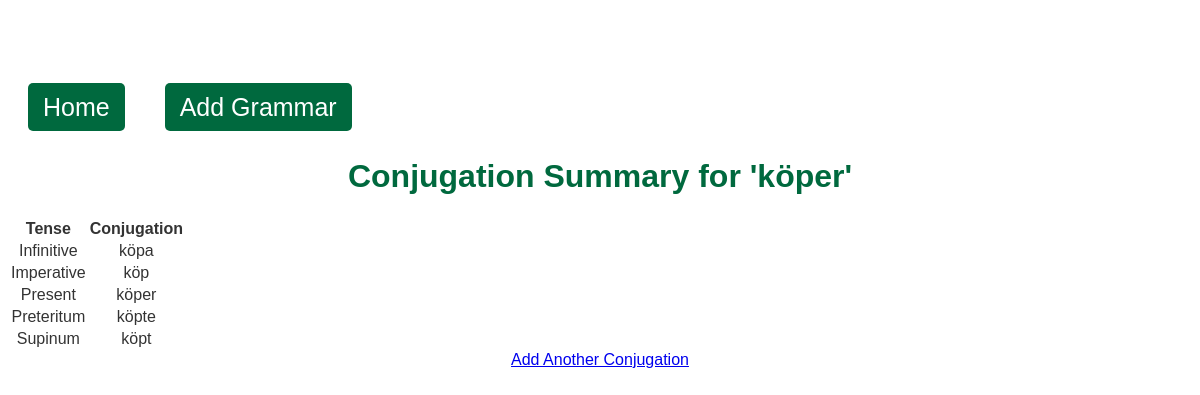
Page /summary_conjugation/57 on the committed database.
### tables this page shows
CREATE TABLE vocabulary (
                id INTEGER PRIMARY KEY AUTOINCREMENT,
                swedish_word TEXT NOT NULL,
                german_word TEXT NOT NULL
            );

CREATE TABLE conjugations (
                id INTEGER PRIMARY KEY AUTOINCREMENT,
                word_id INTEGER,
                infinitive TEXT,
                imperative TEXT,
                present TEXT,
                preteritum TEXT,
                supinum TEXT,
                FOREIGN KEY(word_id) REFERENCES vocabulary(id)
            );

### app.py (the view)
@app.route('/summary_conjugation/<int:word_id>')
def summary_conjugation(word_id):
    with sqlite3.connect('database.db') as conn:
        cursor = conn.cursor()
        cursor.execute('SELECT swedish_word FROM vocabulary WHERE id = ?', (word_id,))
        word = cursor.fetchone()[0]
        cursor.execute('SELECT * FROM conjugations WHERE word_id = ?', (word_id,))
        conjugation = cursor.fetchone()
    return render_template('summary_conjugation.html', word=word, conjugation=conjugation)

### templates/summary_conjugation.html (shortened to what this page needs)
<!DOCTYPE html>
<html lang="en">
<head>
    <link rel="stylesheet" href="{{ url_for('static', filename='style.css') }}">
</head>
<body>
    <nav class="navbar">
        <ul class="navbar-nav">
            <li class="nav-item">
                <a href="/">Home</a>
            </li>
            <li class="nav-item">
                <a href="/add_grammar">Add Grammar</a>
            </li>
        </ul>
    </nav>
    <div class="summary-container">
        <h1>Conjugation Summary for '{{ word }}'</h1>
        {% if conjugation %}
        <table class="conjugation-table">
            <tr>
                <th>Tense</th>
                <th>Conjugation</th>
            </tr>
            <tr>
                <td>Infinitive</td>
                <td>{{ conjugation[2] }}</td>
            </tr>
            <tr>
                <td>Imperative</td>
                <td>{{ conjugation[3] }}</td>
            </tr>
            <tr>
                <td>Present</td>
                <td>{{ conjugation[4] }}</td>
            </tr>
            <tr>
                <td>Preteritum</td>
                <td>{{ conjugation[5] }}</td>
            </tr>
            <tr>
                <td>Supinum</td>
                <td>{{ conjugation[6] }}</td>
            </tr>
        </table>
        {% else %}
        <p>No conjugations found for this word.</p>
        {% endif %}
        <a href="/add_grammar" class="btn">Add Another Conjugation</a>
    </div>
</body>
</html>

### static/style.css (style rules this page uses)
body { font-family: Arial, sans-serif; background: url('/static/Images/SwedishHut.jpg') no-repeat center center fixed; background-size: cover; color: #333; text-align: center; padding-top: 50px; }
h1 { color: #00693e; }
nav { margin-top: 20px; }
nav a { text-decoration: none; padding: 10px 15px; background-color: #00693e; color: #fff; border-radius: 5px; margin: 0 5px; }
.navbar-nav { list-style: none; margin: 0; padding: 0; display: flex; }
.nav-item { padding: 15px; font-size: 25px; background-color: rgba(255, 255, 255, 0.8); }

### rows in the picture
vocabulary: swedish_word "köper"
conjugations: infinitive "köpa", imperative "köp", present "köper", preteritum "köpte", supinum "köpt"
